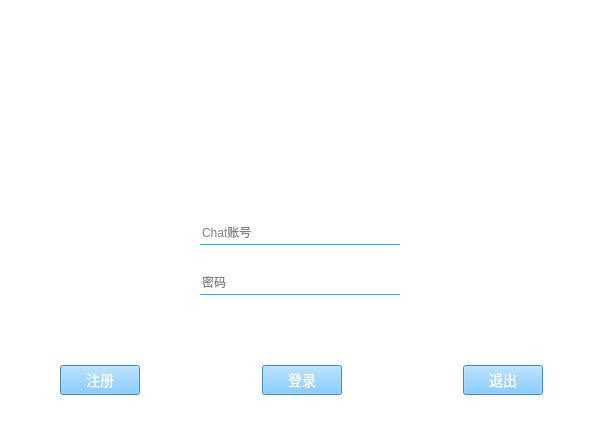
<?xml version="1.0" encoding="UTF-8"?>
<ui version="4.0">
 <class>qt4</class>
 <widget class="QWidget" name="qt4">
  <property name="geometry">
   <rect>
    <x>0</x>
    <y>0</y>
    <width>600</width>
    <height>430</height>
   </rect>
  </property>
  <property name="windowTitle">
   <string>qt4</string>
  </property>
  <property name="styleSheet">
   <string notr="true">background-color:rgb(255, 255, 255);

</string>
  </property>
  <widget class="QStackedWidget" name="stackedWidget">
   <property name="geometry">
    <rect>
     <x>10</x>
     <y>10</y>
     <width>580</width>
     <height>410</height>
    </rect>
   </property>
   <property name="currentIndex">
    <number>0</number>
   </property>
   <widget class="QWidget" name="stackedWidgetPage1">
    <widget class="QWidget" name="layoutWidget">
     <property name="geometry">
      <rect>
       <x>50</x>
       <y>350</y>
       <width>483</width>
       <height>40</height>
      </rect>
     </property>
     <layout class="QHBoxLayout" name="horizontalLayout_3">
      <item>
       <widget class="QPushButton" name="pushButton_3">
        <property name="styleSheet">
         <string notr="true">QPushButton{
background-color: rgb(99, 188, 255);
color: rgb(255, 255, 255);
font-size:14px;
}
</string>
        </property>
        <property name="text">
         <string>注册</string>
        </property>
       </widget>
      </item>
      <item>
       <spacer name="horizontalSpacer_8">
        <property name="orientation">
         <enum>Qt::Horizontal</enum>
        </property>
        <property name="sizeHint" stdset="0">
         <size>
          <width>40</width>
          <height>20</height>
         </size>
        </property>
       </spacer>
      </item>
      <item>
       <widget class="QPushButton" name="pushButton">
        <property name="styleSheet">
         <string notr="true">QPushButton{
background-color: rgb(99, 188, 255);
color: rgb(255, 255, 255);
font-size:14px;
}
</string>
        </property>
        <property name="text">
         <string>登录</string>
        </property>
       </widget>
      </item>
      <item>
       <spacer name="horizontalSpacer_6">
        <property name="orientation">
         <enum>Qt::Horizontal</enum>
        </property>
        <property name="sizeHint" stdset="0">
         <size>
          <width>40</width>
          <height>20</height>
         </size>
        </property>
       </spacer>
      </item>
      <item>
       <widget class="QPushButton" name="pushButton_2">
        <property name="styleSheet">
         <string notr="true">QPushButton{
background-color: rgb(99, 188, 255);
color: rgb(255, 255, 255);
font-size:14px;
}
</string>
        </property>
        <property name="text">
         <string>退出</string>
        </property>
       </widget>
      </item>
     </layout>
    </widget>
    <widget class="QLabel" name="label_4">
     <property name="geometry">
      <rect>
       <x>0</x>
       <y>0</y>
       <width>580</width>
       <height>140</height>
      </rect>
     </property>
     <property name="minimumSize">
      <size>
       <width>580</width>
       <height>140</height>
      </size>
     </property>
     <property name="maximumSize">
      <size>
       <width>580</width>
       <height>140</height>
      </size>
     </property>
     <property name="styleSheet">
      <string notr="true"/>
     </property>
     <property name="text">
      <string/>
     </property>
    </widget>
    <widget class="QLabel" name="label_1">
     <property name="geometry">
      <rect>
       <x>245</x>
       <y>90</y>
       <width>90</width>
       <height>90</height>
      </rect>
     </property>
     <property name="minimumSize">
      <size>
       <width>90</width>
       <height>90</height>
      </size>
     </property>
     <property name="maximumSize">
      <size>
       <width>90</width>
       <height>90</height>
      </size>
     </property>
     <property name="styleSheet">
      <string notr="true">QLabel
{
border-image: url(:/images/kong.jpg);
border-width:0px;
border-radius:45px;
border-style:solid;
border-color: rgb(255, 255, 255);
}</string>
     </property>
     <property name="text">
      <string/>
     </property>
    </widget>
    <widget class="QLineEdit" name="lineEdit">
     <property name="geometry">
      <rect>
       <x>190</x>
       <y>210</y>
       <width>200</width>
       <height>25</height>
      </rect>
     </property>
     <property name="minimumSize">
      <size>
       <width>200</width>
       <height>25</height>
      </size>
     </property>
     <property name="maximumSize">
      <size>
       <width>200</width>
       <height>25</height>
      </size>
     </property>
     <property name="styleSheet">
      <string notr="true">QLineEdit
{
border: none; border-bottom: 1px solid rgb(34, 174, 250)
}</string>
     </property>
     <property name="cursorPosition">
      <number>0</number>
     </property>
     <property name="placeholderText">
      <string>Chat账号</string>
     </property>
    </widget>
    <widget class="QLineEdit" name="lineEdit_2">
     <property name="geometry">
      <rect>
       <x>190</x>
       <y>260</y>
       <width>200</width>
       <height>25</height>
      </rect>
     </property>
     <property name="minimumSize">
      <size>
       <width>200</width>
       <height>25</height>
      </size>
     </property>
     <property name="maximumSize">
      <size>
       <width>200</width>
       <height>25</height>
      </size>
     </property>
     <property name="styleSheet">
      <string notr="true">QLineEdit
{
border: none; border-bottom: 1px solid rgb(34, 174, 250)
}</string>
     </property>
     <property name="placeholderText">
      <string>密码</string>
     </property>
    </widget>
    <widget class="QToolButton" name="toolButton">
     <property name="geometry">
      <rect>
       <x>520</x>
       <y>0</y>
       <width>30</width>
       <height>30</height>
      </rect>
     </property>
     <property name="minimumSize">
      <size>
       <width>30</width>
       <height>30</height>
      </size>
     </property>
     <property name="maximumSize">
      <size>
       <width>30</width>
       <height>30</height>
      </size>
     </property>
     <property name="styleSheet">
      <string notr="true">QToolButton
{
border-image: url(:/images/suoxiao.png);
background-color: transparent;
}</string>
     </property>
     <property name="text">
      <string/>
     </property>
     <property name="autoRaise">
      <bool>true</bool>
     </property>
    </widget>
    <widget class="QToolButton" name="toolButton_2">
     <property name="geometry">
      <rect>
       <x>550</x>
       <y>0</y>
       <width>30</width>
       <height>30</height>
      </rect>
     </property>
     <property name="minimumSize">
      <size>
       <width>30</width>
       <height>30</height>
      </size>
     </property>
     <property name="maximumSize">
      <size>
       <width>30</width>
       <height>30</height>
      </size>
     </property>
     <property name="styleSheet">
      <string notr="true">border-image: url(:/images/yx_x.png);
background-color: transparent;</string>
     </property>
     <property name="text">
      <string/>
     </property>
     <property name="autoRaise">
      <bool>true</bool>
     </property>
    </widget>
   </widget>
   <widget class="QWidget" name="page">
    <widget class="QLabel" name="label_5">
     <property name="geometry">
      <rect>
       <x>0</x>
       <y>0</y>
       <width>580</width>
       <height>140</height>
      </rect>
     </property>
     <property name="minimumSize">
      <size>
       <width>580</width>
       <height>140</height>
      </size>
     </property>
     <property name="maximumSize">
      <size>
       <width>580</width>
       <height>140</height>
      </size>
     </property>
     <property name="styleSheet">
      <string notr="true"/>
     </property>
     <property name="text">
      <string/>
     </property>
    </widget>
    <widget class="QLineEdit" name="lineEdit_3">
     <property name="geometry">
      <rect>
       <x>190</x>
       <y>210</y>
       <width>200</width>
       <height>25</height>
      </rect>
     </property>
     <property name="minimumSize">
      <size>
       <width>200</width>
       <height>25</height>
      </size>
     </property>
     <property name="maximumSize">
      <size>
       <width>200</width>
       <height>25</height>
      </size>
     </property>
     <property name="styleSheet">
      <string notr="true">QLineEdit
{
border: none; border-bottom: 1px solid rgb(34, 174, 250)
}</string>
     </property>
     <property name="cursorPosition">
      <number>0</number>
     </property>
     <property name="placeholderText">
      <string>昵称</string>
     </property>
    </widget>
    <widget class="QLabel" name="label_2">
     <property name="geometry">
      <rect>
       <x>245</x>
       <y>90</y>
       <width>90</width>
       <height>90</height>
      </rect>
     </property>
     <property name="minimumSize">
      <size>
       <width>90</width>
       <height>90</height>
      </size>
     </property>
     <property name="maximumSize">
      <size>
       <width>90</width>
       <height>90</height>
      </size>
     </property>
     <property name="styleSheet">
      <string notr="true">QLabel
{
border-image: url(:/images/kong.jpg);
border-width:0px;
border-radius:45px;
border-style:solid;
border-color: rgb(255, 255, 255);
}</string>
     </property>
     <property name="text">
      <string/>
     </property>
    </widget>
    <widget class="QToolButton" name="toolButton_3">
     <property name="geometry">
      <rect>
       <x>520</x>
       <y>0</y>
       <width>30</width>
       <height>30</height>
      </rect>
     </property>
     <property name="minimumSize">
      <size>
       <width>30</width>
       <height>30</height>
      </size>
     </property>
     <property name="maximumSize">
      <size>
       <width>30</width>
       <height>30</height>
      </size>
     </property>
     <property name="styleSheet">
      <string notr="true">QToolButton
{
border-image: url(:/images/suoxiao.png);
background-color: transparent;
}</string>
     </property>
     <property name="text">
      <string/>
     </property>
     <property name="autoRaise">
      <bool>true</bool>
     </property>
    </widget>
    <widget class="QToolButton" name="toolButton_4">
     <property name="geometry">
      <rect>
       <x>550</x>
       <y>0</y>
       <width>30</width>
       <height>30</height>
      </rect>
     </property>
     <property name="minimumSize">
      <size>
       <width>30</width>
       <height>30</height>
      </size>
     </property>
     <property name="maximumSize">
      <size>
       <width>30</width>
       <height>30</height>
      </size>
     </property>
     <property name="styleSheet">
      <string notr="true">border-image: url(:/images/yx_x.png);
background-color: transparent;</string>
     </property>
     <property name="text">
      <string/>
     </property>
     <property name="autoRaise">
      <bool>true</bool>
     </property>
    </widget>
    <widget class="QLineEdit" name="lineEdit_4">
     <property name="geometry">
      <rect>
       <x>190</x>
       <y>260</y>
       <width>200</width>
       <height>25</height>
      </rect>
     </property>
     <property name="minimumSize">
      <size>
       <width>200</width>
       <height>25</height>
      </size>
     </property>
     <property name="maximumSize">
      <size>
       <width>200</width>
       <height>25</height>
      </size>
     </property>
     <property name="styleSheet">
      <string notr="true">QLineEdit
{
border: none; border-bottom: 1px solid rgb(34, 174, 250)
}</string>
     </property>
     <property name="placeholderText">
      <string>密码</string>
     </property>
    </widget>
    <widget class="QPushButton" name="pushButton_4">
     <property name="geometry">
      <rect>
       <x>190</x>
       <y>350</y>
       <width>200</width>
       <height>30</height>
      </rect>
     </property>
     <property name="styleSheet">
      <string notr="true">QPushButton{
background-color: rgb(99, 188, 255);
color: rgb(255, 255, 255);
font-size:14px;
}
</string>
     </property>
     <property name="text">
      <string>注册</string>
     </property>
    </widget>
    <widget class="QPushButton" name="pushButton_5">
     <property name="geometry">
      <rect>
       <x>512</x>
       <y>378</y>
       <width>60</width>
       <height>30</height>
      </rect>
     </property>
     <property name="styleSheet">
      <string notr="true">QPushButton{
background-color: rgb(99, 188, 255);
color: rgb(255, 255, 255);
font-size:14px;
}</string>
     </property>
     <property name="text">
      <string>返回</string>
     </property>
    </widget>
    <widget class="QToolButton" name="toolButton_5">
     <property name="geometry">
      <rect>
       <x>360</x>
       <y>120</y>
       <width>30</width>
       <height>30</height>
      </rect>
     </property>
     <property name="styleSheet">
      <string notr="true">border-image: url(:/images/J.png);
border-width:0px;
border-radius:45px;
border-style:solid;
border-color: rgb(255, 255, 255);</string>
     </property>
     <property name="text">
      <string/>
     </property>
    </widget>
   </widget>
   <widget class="QWidget" name="page_2">
    <widget class="QLabel" name="label">
     <property name="geometry">
      <rect>
       <x>0</x>
       <y>0</y>
       <width>580</width>
       <height>410</height>
      </rect>
     </property>
     <property name="text">
      <string/>
     </property>
    </widget>
    <widget class="QLabel" name="label_3">
     <property name="geometry">
      <rect>
       <x>250</x>
       <y>190</y>
       <width>80</width>
       <height>30</height>
      </rect>
     </property>
     <property name="styleSheet">
      <string notr="true">background-color: transparent;
font: 12pt &quot;黑体&quot;;</string>
     </property>
     <property name="text">
      <string>登录中</string>
     </property>
    </widget>
   </widget>
  </widget>
 </widget>
 <resources/>
 <connections/>
</ui>
